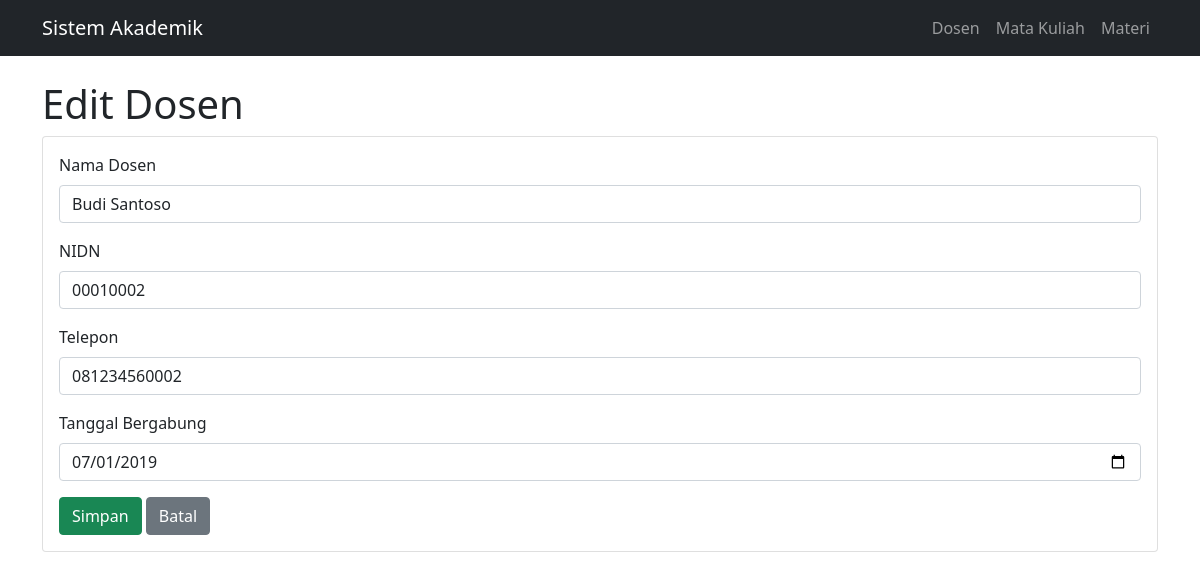
Screenshot of /index.php?page=lecturer-edit&id=3 with the database file from the repository.
### tables this page shows
CREATE TABLE `lecturers` (
  `id` int(11) NOT NULL,
  `name` varchar(100) NOT NULL,
  `nidn` varchar(20) NOT NULL,
  `phone` varchar(20) NOT NULL,
  `join_date` date NOT NULL
);

### models/DB.php (called while the page is built, shortened)
<?php
class DB
{
    protected ?mysqli $connection = null;
    private string $dbHost;
    private string $dbUser;
    private string $dbPass;
    private string $dbName;
    public function __construct(string $host, string $user, string $pass, string $name)
    {
        $this->dbHost = $host;
        $this->dbUser = $user;
        $this->dbPass = $pass;
        $this->dbName = $name;
    }
    public function open()
    {
        $this->connection = new mysqli($this->dbHost, $this->dbUser, $this->dbPass, $this->dbName);
        $this->connection->set_charset('utf8mb4');
    }
    public function close()
    {
        if ($this->connection !== null) {
            $this->connection = null;
        }
    }
    protected function connection(): mysqli
    {
        return $this->connection;
    }
}

### models/Lecturer.php (called while the page is built, shortened)
<?php
require_once __DIR__ . '/DB.php';
class Lecturer extends DB
{
    public function getLecturer(int $id): ?array
    {
        $stmt = $this->connection()->prepare('SELECT * FROM lecturers WHERE id = ?');
        $stmt->bind_param('i', $id);
        $stmt->execute();
        return $stmt->get_result()->fetch_assoc() ?: null;
    }
}

### controllers/LecturerController.php (called while the page is built, shortened)
<?php
include_once __DIR__ . '/../models/Lecturer.php';
class LecturerController
{
    private $lecturer;
    public function __construct()
    {
        $this->lecturer = new Lecturer(Config::$db_host, Config::$db_user, Config::$db_pass, Config::$db_name);
    }
    public function edit()
    {
        $id = filter_var($_GET['id'] ?? '', FILTER_VALIDATE_INT);
        $this->form($id);
    }
    private function form(?int $id = null)
    {
        $this->lecturer->open();
        $lecturer = $id ? $this->lecturer->getLecturer($id) : null;
    }
}

### views/Template.php (the view)
<?php
class Template
{
    private string $content;
    public function __construct(string $filename)
    {
        $path = __DIR__ . '/../templates/' . $filename;
        $this->content = file_get_contents($path) ?: '';
    }
    public function replace(string $token, string $value)
    {
        $this->content = str_replace('{{' . $token . '}}', $value, $this->content);
    }
    public function write()
    {
        echo preg_replace('/\{\{[A-Z_]+\}\}/', '', $this->content);
    }
}

### rows the page displays
lecturers: name "Budi Santoso", nidn "00010002", phone "081234560002", join_date "07/01/2019"
